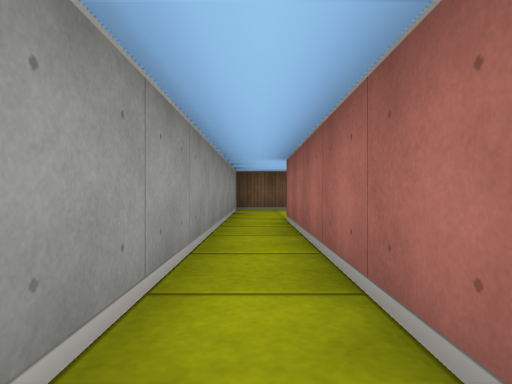
View 1 (above)

18 first-person views from a walk through a cub3D maze. The camera is about half as high as the walls, looks level and sees 75° across. The floor is counted in squares. Each view is taken from the middle of a square. On the plan, view 1 faces up. The plan holds only what a view shows up to about 9 squares ahead; the rest is blank.

View 2
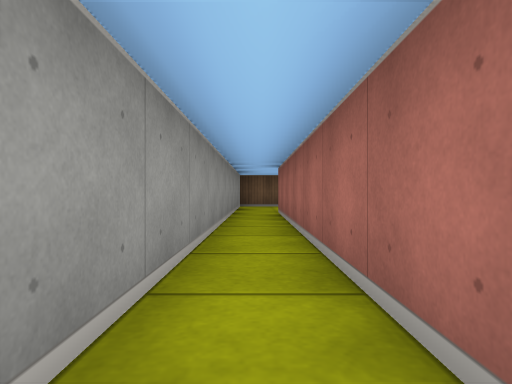

View 3
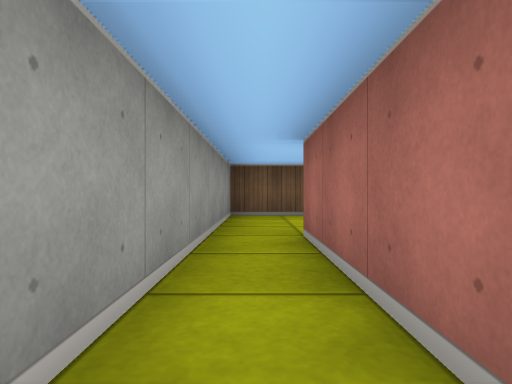

View 4
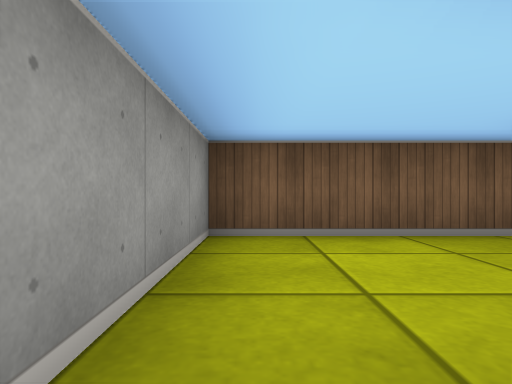

View 5
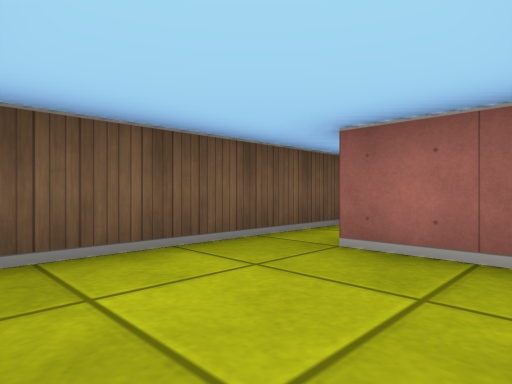

View 6
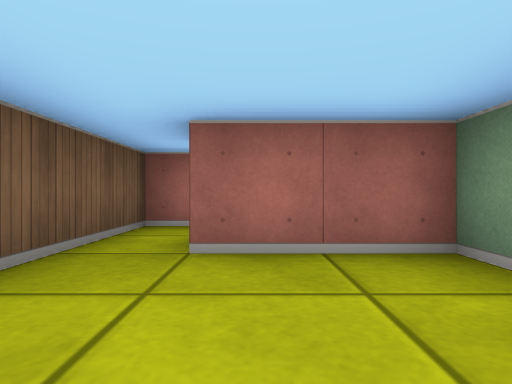

View 7
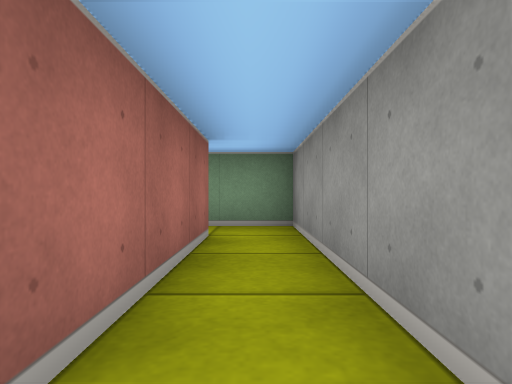

View 8
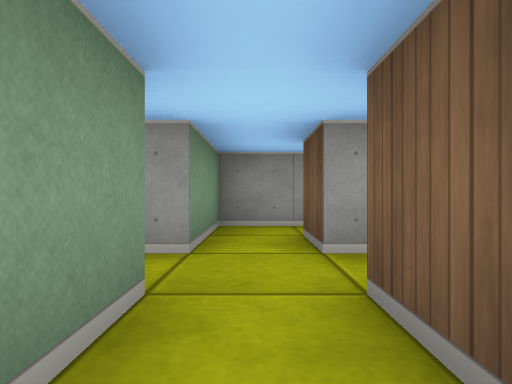

View 9
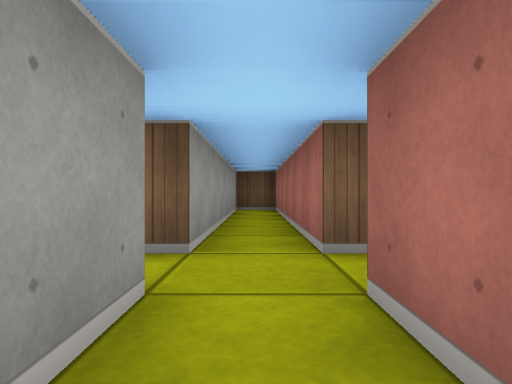

View 10
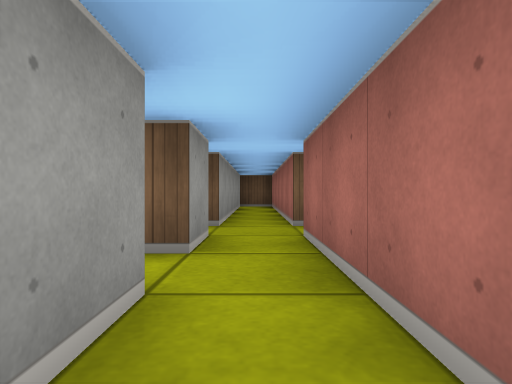

View 11
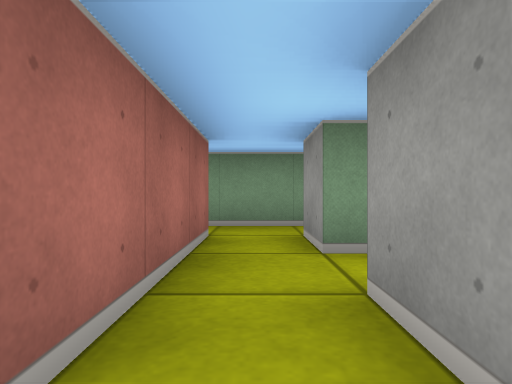

View 12
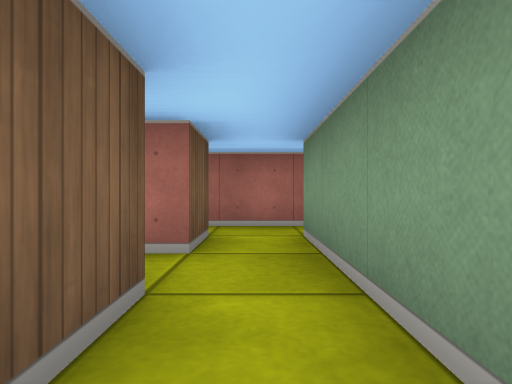

View 13
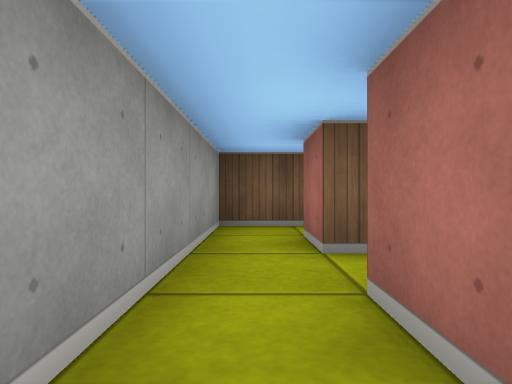

View 14
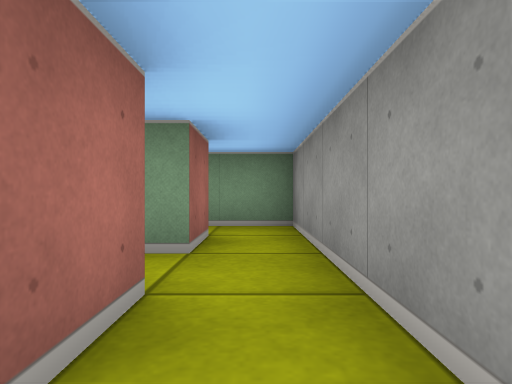

View 15
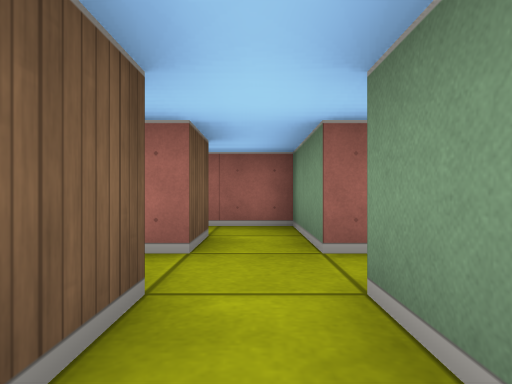

View 16
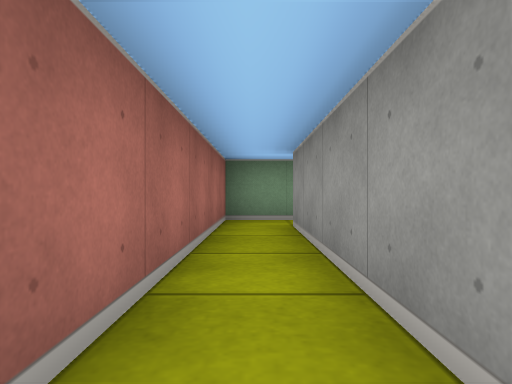

View 17
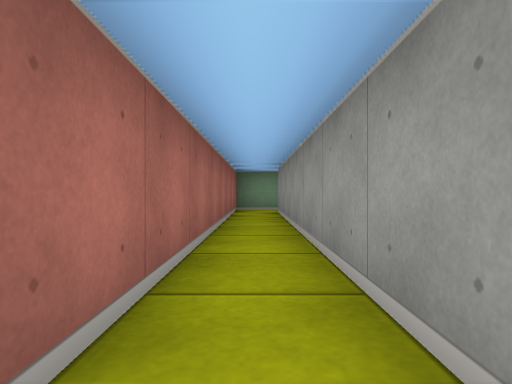

View 18
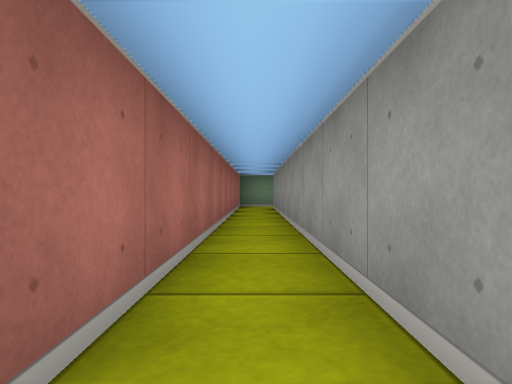

### Floor plan
Ten units are one square. View 1 is at (0, 0); x grows to the right and y downward. Boxes are objects, and circles mark ways between rooms. Rooms are numbered by the first view taken in them; rooms with no view inside come last. Other rooms are left out.
<svg viewBox="-10 -90 60 180">
<path fill="none" stroke="#000" d="M19 -55 25 -55 25 -75M15 15 5 15 5 -55M35 -85 -5 -85 -5 25 15 25M35 -74 35 15M35 25 45 25 45 -85 35 -85M15 45 15 55 5 55 5 45M35 55 25 55 25 25M5 65 35 65M15 25 15 35 -5 35 -5 65M35 15 25 15 25 -45 15 -45 15 15M25 25 35 25M5 75 5 65M-5 65 -5 85 8 85M45 68 45 52"/>
<circle cx="30" cy="-80" r="3" fill="#2a7"/>
<circle cx="10" cy="20" r="3" fill="#2a7"/>
<circle cx="30" cy="20" r="3" fill="#2a7"/>
<circle cx="20" cy="30" r="3" fill="#2a7"/>
<circle cx="0" cy="70" r="3" fill="#2a7"/>
<circle cx="30" cy="60" r="3" fill="#2a7"/>
<text x="0" y="-40">1</text>
<text x="40" y="-30">2</text>
<text x="20" y="50">3</text>
<text x="20" y="-10">4</text>
<text x="0" y="80">5</text>
<text x="40" y="50">6</text>
</svg>
Room 1 opens to room 2. Room 1 opens to room 4. Room 2 opens to room 4. Room 3 opens to room 4. Room 3 opens to room 5. Room 3 opens to room 6.

Where each view was taken, in squares from view 1:
view 1: 0 up, 0 right, facing up
view 2: 2 down, 0 right, facing up
view 3: 2 up, 0 right, facing up
view 4: 5 up, 0 right, facing up
view 5: 6 up, 0 right, facing up-right
view 6: 7 up, 0 right, facing right
view 7: 2 up, 0 right, facing down
view 8: 2 down, 4 right, facing left
view 9: 4 down, 2 right, facing up
view 10: 6 down, 2 right, facing up
view 11: 2 down, 2 right, facing down
view 12: 6 down, 0 right, facing right
view 13: 8 down, 0 right, facing up
view 14: 4 down, 0 right, facing down
view 15: 2 down, 0 right, facing right
view 16: 3 up, 4 right, facing down
view 17: 6 up, 4 right, facing down
view 18: 8 up, 4 right, facing down
